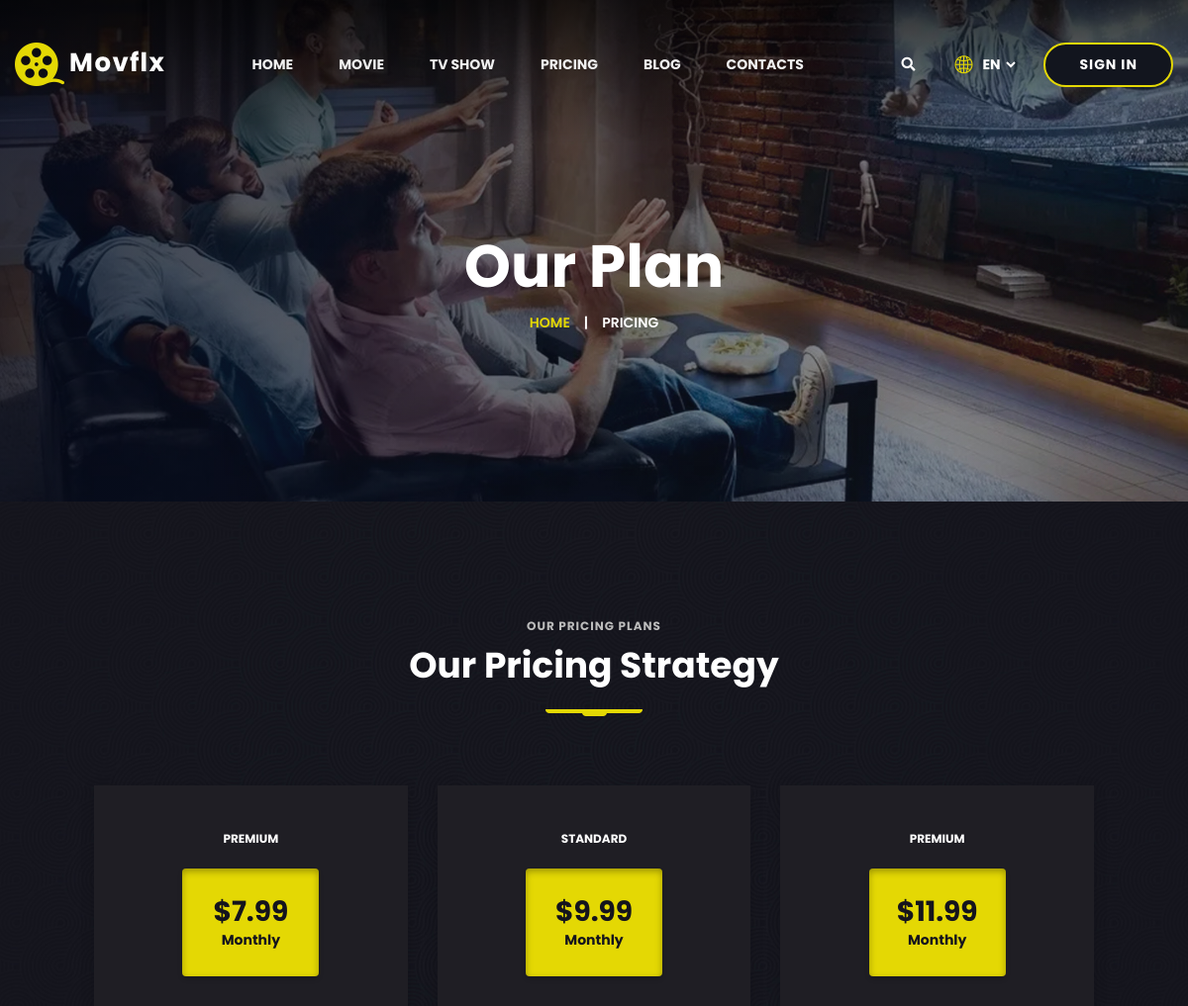
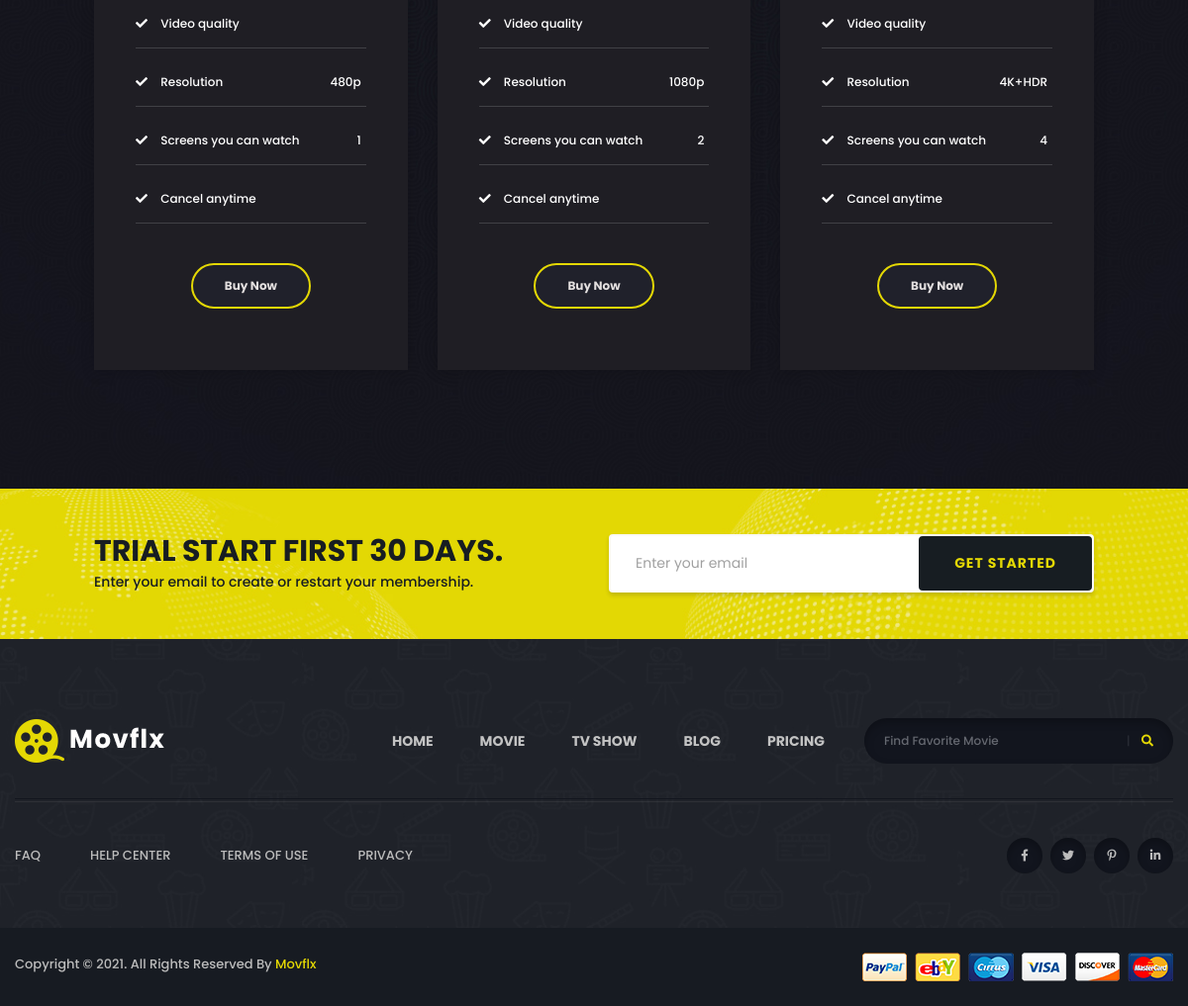
The page /pricing/ on the database its author committed (2 pictures, top to bottom).
### upload/models.py (models this page shows, shortened)
class Pricing(models.Model):
    type = models.CharField(max_length=50)
    montlyFee = models.CharField(max_length=10)
    vedioQuality = models.CharField(max_length=10)
    resulution = models.CharField(max_length=10)
    maxScreen = models.IntegerField()

### upload/views.py (the view)
# urls.py: path('pricing/',views.pricingPage, name='Pricing'),
def pricingPage(request):
    context = {
        'pricing': Pricing.objects.all()
    }
    return render(request , 'pricing.html' , context)

### upload/templates/pricing.html (shortened to what this page needs)
{% extends "base.html" %}
{% load static %}
{% block content %}
<main>
  <section
    class="breadcrumb-area breadcrumb-bg"
    data-background="{% static 'img/bg/breadcrumb_bg.jpg' %}"
  >
    <div class="container">
      <div class="row">
        <div class="col-12">
          <div class="breadcrumb-content">
            <h2 class="title">Our Plan</h2>
            <nav aria-label="breadcrumb">
              <ol class="breadcrumb">
                <li class="breadcrumb-item"><a href="index.html">Home</a></li>
                <li class="breadcrumb-item active" aria-current="page">
                  Pricing
                </li>
              </ol>
            </nav>
          </div>
        </div>
      </div>
    </div>
  </section>
  <section
    class="pricing-area pricing-bg"
    data-background="{% static 'img/bg/pricing_bg.jpg' %}"
  >
    <div class="container">
      <div class="row justify-content-center">
        <div class="col-lg-8">
          <div class="section-title title-style-three text-center mb-70">
            <span class="sub-title">our pricing plans</span>
            <h2 class="title">Our Pricing Strategy</h2>
          </div>
        </div>
      </div>
      <div class="pricing-box-wrap">
        <div class="row justify-content-center">
         {% for i in pricing %}
          <div class="col-lg-4 col-md-6 col-sm-8">
            <div class="pricing-box-item mb-30">
              <div class="pricing-top">
                <h6>{{i.type}}</h6>
                <div class="price">
                  <h3>{{i.montlyFee}}</h3>
                  <span>Monthly</span>
                </div>
              </div>
              <div class="pricing-list">
                <ul>
                  <li class="quality">
                    <i class="fas fa-check"></i> Video quality
                  </li>
                  <li>
                    <i class="fas fa-check"></i> Resolution <span>{{i.resulution}}</span>
                  </li>
                  <li>
                    <i class="fas fa-check"></i> Screens you can watch
                    <span>{{i.maxScreen}}</span>
                  </li>
                  <li><i class="fas fa-check"></i> Cancel anytime</li>
                </ul>
              </div>
              <div class="pricing-btn">
                <a href="#" class="btn">Buy Now</a>
              </div>
            </div>
          </div>
          {% endfor %}
        </div>
      </div>
    </div>
  </section>
</main>
{% endblock %}

### upload/static/css/default.css (style rules this page uses)
.mb-30 { margin-bottom: 30px; }
.mb-70 { margin-bottom: 70px; }

### upload/static/css/responsive.css (style rules this page uses)
@media (max-width: 1500px) { .breadcrumb-bg { padding: 230px 0 170px; } }

### rows shown on the page
Pricing: type "PREMIUM", montlyFee "$7.99", resulution "480p", maxScreen "1"
Pricing: type "STANDARD", montlyFee "$9.99", resulution "1080p", maxScreen "2"
Pricing: type "PREMIUM", montlyFee "$11.99", resulution "4K+HDR", maxScreen "4"
